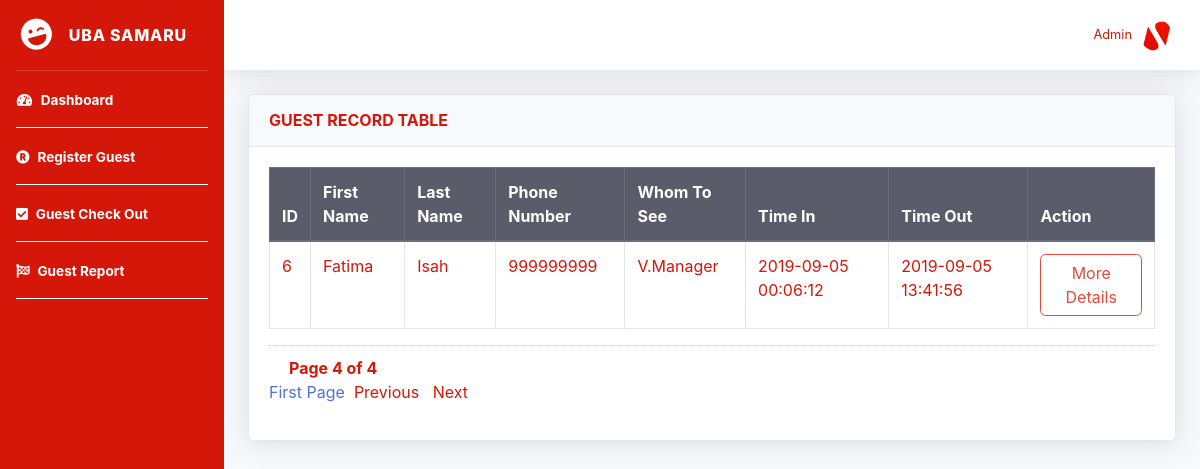
Page /report.php?page_no=4 on the committed database.
### tables this page shows
CREATE TABLE `guest_record` (
  `id` varchar(1000) NOT NULL,
  `firstName` text NOT NULL,
  `lastName` text NOT NULL,
  `phoneNumber` varchar(100) NOT NULL,
  `whomtosee` varchar(1000) NOT NULL,
  `address` varchar(200) NOT NULL,
  `purpose` varchar(2000) NOT NULL,
  `time_in` varchar(100) NOT NULL,
  `time_out` timestamp NULL DEFAULT NULL
);

### report.php (the view, shortened to what this page needs)
<?php
require 'connect.inc.php';
if (isset($_GET['page_no']) && $_GET['page_no']!="") {
  $page_no = $_GET['page_no'];
  } else {
      $page_no = 1;
      }
      $total_records_per_page = 5;
$offset = ($page_no-1) * $total_records_per_page;
$previous_page = $page_no - 1;
$next_page = $page_no + 1;
$result_count = mysqli_query(
  $db,
  "SELECT COUNT(*) As total_records FROM `guest_record`"
  );
  $total_records = mysqli_fetch_array($result_count);
  $total_records = $total_records['total_records'];
  $total_no_of_pages = ceil($total_records / $total_records_per_page);
  $result = mysqli_query(
    $db,
    "SELECT * FROM `guest_record` LIMIT $offset, $total_records_per_page"
    );
?>
<!DOCTYPE html>
<html lang="en">
<head>
  <link href="vendor/fontawesome-free/css/all.min.css" rel="stylesheet" type="text/css">
  <link href="css/sb-admin-2.min.css" rel="stylesheet">
</head>
<body id="page-top">
  <div id="wrapper">
    <ul class="navbar-nav sidebar sidebar-dark accordion" id="accordionSidebar"  style="background-color:#d51709;">
      <a class="sidebar-brand d-flex align-items-center justify-content-center" href="index.php">
        <div class="sidebar-brand-icon rotate-n-15">
          <i class="fas fa-laugh-wink"></i>
        </div>
        <div class="sidebar-brand-text mx-3">UBA SAMARU</div>
      </a>
      <hr class="sidebar-divider my-0">
      <li class="nav-item active">
        <a class="nav-link" href="index.php">
          <i class="fas fa-fw fa-tachometer-alt"></i>
          <span>Dashboard</span></a>
      </li>
      <hr class="sidebar-divider my-0" style="background-color:white;">
      <li class="nav-item active">
        <a class="nav-link" href="register.php">
          <i class="fas fa-registered"></i>
          <span>Register Guest</span></a>
      </li>
      <hr class="sidebar-divider my-0" style="background-color:white;">
      <li class="nav-item active">
        <a class="nav-link" href="checkout.php">
          <i class="fas fa-check-square"></i>
          <span>Guest Check Out</span></a>
      </li>
      <hr class="sidebar-divider my-0" style="background-color:white;">
      <li class="nav-item active">
        <a class="nav-link" href="report.php">
          <i class="fas fa-flag-checkered"></i>
          <span>Guest Report</span></a>
      </li>
      <hr class="sidebar-divider my-0" style="background-color:white;">
    </ul>
    <div id="content-wrapper" class="d-flex flex-column">
      <div id="content">
        <nav class="navbar navbar-expand navbar-light bg-white topbar mb-4 static-top shadow">
          <ul class="navbar-nav ml-auto">
            <li class="nav-item dropdown no-arrow">
              <a class="nav-link dropdown-toggle" href="#" id="userDropdown" role="button" data-toggle="dropdown" aria-haspopup="true" aria-expanded="false">
                <span class="mr-2 d-none d-lg-inline small" style="color:#d51709;">Admin</span>
                <img class="img-profile rounded-circle" src="image/ub.png">
              </a>
            </li>
          </ul>
        </nav>
        <div class="container-fluid">
          <div class="card shadow mb-4">
            <div class="card-header py-3">
              <h6 class="m-0 font-weight-bold " style="color:#d51709;">GUEST RECORD TABLE</h6>
            </div>
            <div class="card-body">
              <div class="table-responsive">
                <table class="table table-bordered table-hover" id="dataTable" width="100%" cellspacing="0" style="color:#d51709;" >
                  <thead class="thead-dark">
                    <tr>
                      <th>ID</th>
                      <th>First Name</th>
                      <th>Last Name</th>
                      <th>Phone Number</th>
                      <th>Whom To See</th>
                      <th>Time In</th>
                      <th>Time Out</th>
                      <th>Action</th>
                    </tr>
                  </thead>
                  <tbody>
                  <?php
                    while($row = mysqli_fetch_array($result)){
                    ?>
                    <tr>
                    <td><?php echo ($row["id"]); ?></td>
                    <td><?php echo ($row["firstName"]); ?></td>
                    <td><?php echo ($row["lastName"]); ?></td>
                    <td><?php echo ($row["phoneNumber"]); ?></td>
                    <td><?php echo ($row["whomtosee"]); ?></td>
                    <td><?php echo ($row["time_in"]); ?></td>
                    <td><?php echo ($row["time_out"]); ?></td>
                    <td><a href="more_details.php?id=<?php echo ($row["id"]); ?>"><button type="button" class="btn btn-outline-danger">More Details</button></a></td>
                    </tr>
                    <?php } ?>
                    </tbody>
                </table>
              </div>
              <div style='padding: 10px 20px 0px; border-top: dotted 1px #CCC;color:#d51709;'>
              <strong>Page <?php echo $page_no." of ".$total_no_of_pages; ?></strong>
              </div>
              <ul class="pagination" style="color:#d51709;">
              <?php if($page_no > 1){
              echo "<li ><a href='?page_no=1'>First Page</a></li>";
              } ?>
              <li <?php if($page_no <= 1){ echo "class='disabled'"; } ?>>&nbsp;
              <a style="color:#d51709;" <?php if($page_no > 1){
              echo "href='?page_no=$previous_page'";
              } ?>>Previous</a>
              </li>
              <li <?php if($page_no >= $total_no_of_pages){
              echo "class='disabled'";
              } ?>>&nbsp;
              <a style="color:#d51709;"<?php if($page_no < $total_no_of_pages) {
              echo "href='?page_no=$next_page'";
              } ?> &nbsp;>Next</a>&nbsp;
              </li>&nbsp;
              </ul>
            </div>
          </div>
</body>
</html>

### rows in the picture
guest_record: id "6", firstName "Fatima", lastName "Isah", phoneNumber "999999999", whomtosee "V.Manager", time_in "2019-09-05 00:06:12", time_out "2019-09-05 13:41:56"

### other values in the picture
$page_no "4"
$total_no_of_pages "4"
